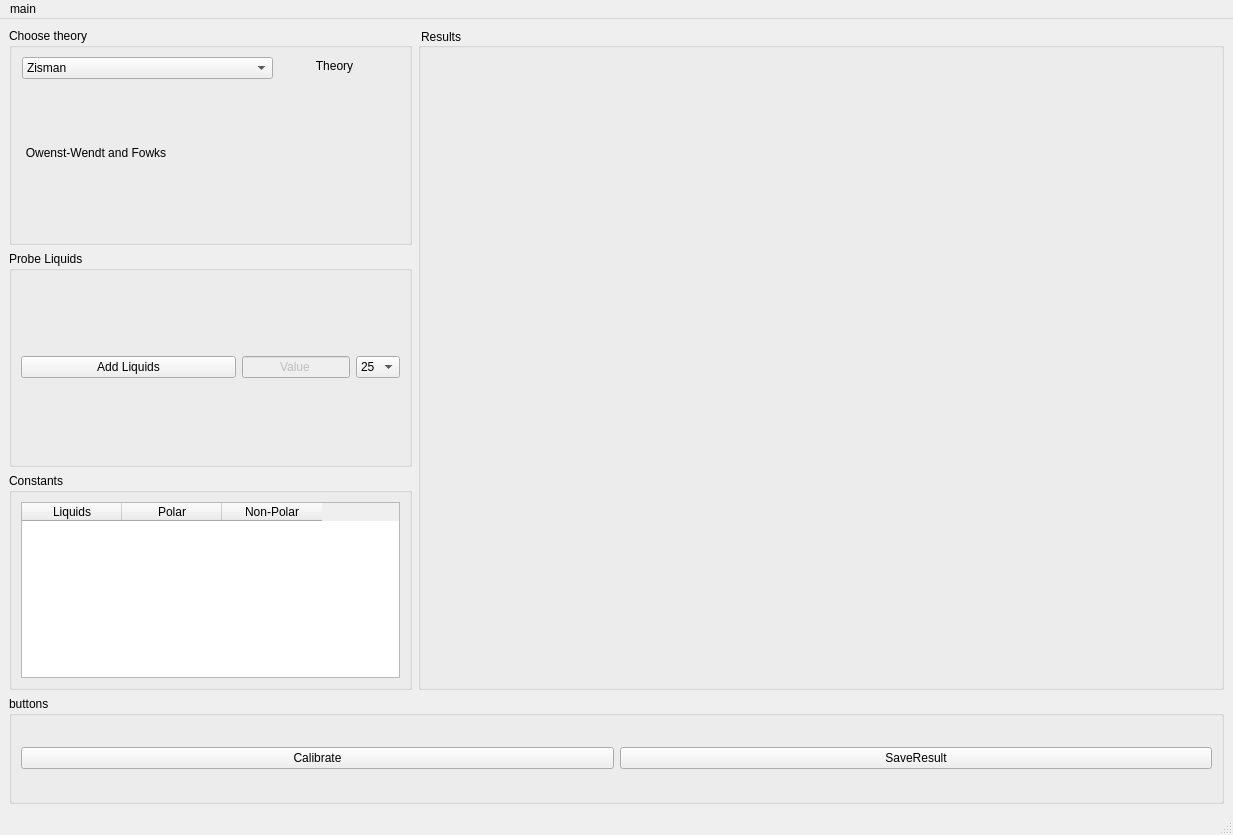
<?xml version="1.0" encoding="UTF-8"?>
<ui version="4.0">
 <class>MainWindow</class>
 <widget class="QMainWindow" name="MainWindow">
  <property name="geometry">
   <rect>
    <x>0</x>
    <y>0</y>
    <width>1233</width>
    <height>835</height>
   </rect>
  </property>
  <property name="windowTitle">
   <string>MainWindow</string>
  </property>
  <property name="styleSheet">
   <string notr="true"/>
  </property>
  <widget class="QWidget" name="centralwidget">
   <layout class="QGridLayout" name="gridLayout_2">
    <item row="0" column="0">
     <layout class="QGridLayout" name="gridLayout" rowstretch="2,2,2,1" columnstretch="2,4">
      <item row="2" column="0">
       <widget class="QGroupBox" name="Constants">
        <property name="title">
         <string>Constants</string>
        </property>
        <layout class="QGridLayout" name="gridLayout_3">
         <item row="0" column="0">
          <widget class="QTableWidget" name="tableWidget">
           <column>
            <property name="text">
             <string>Liquids</string>
            </property>
           </column>
           <column>
            <property name="text">
             <string>Polar</string>
            </property>
           </column>
           <column>
            <property name="text">
             <string>Non-Polar</string>
            </property>
           </column>
          </widget>
         </item>
        </layout>
       </widget>
      </item>
      <item row="0" column="0">
       <widget class="QGroupBox" name="ChooseTheory">
        <property name="sizePolicy">
         <sizepolicy hsizetype="Preferred" vsizetype="Preferred">
          <horstretch>0</horstretch>
          <verstretch>0</verstretch>
         </sizepolicy>
        </property>
        <property name="title">
         <string>Choose theory</string>
        </property>
        <widget class="QLabel" name="pictureLabel">
         <property name="geometry">
          <rect>
           <x>12</x>
           <y>117</y>
           <width>150</width>
           <height>16</height>
          </rect>
         </property>
         <property name="sizePolicy">
          <sizepolicy hsizetype="Preferred" vsizetype="Preferred">
           <horstretch>0</horstretch>
           <verstretch>0</verstretch>
          </sizepolicy>
         </property>
         <property name="text">
          <string>Owenst-Wendt and Fowks</string>
         </property>
         <property name="scaledContents">
          <bool>true</bool>
         </property>
         <property name="alignment">
          <set>Qt::AlignCenter</set>
         </property>
        </widget>
        <widget class="QComboBox" name="theoryCombobox">
         <property name="geometry">
          <rect>
           <x>13</x>
           <y>29</y>
           <width>251</width>
           <height>22</height>
          </rect>
         </property>
         <property name="maxVisibleItems">
          <number>4</number>
         </property>
         <property name="sizeAdjustPolicy">
          <enum>QComboBox::AdjustToContentsOnFirstShow</enum>
         </property>
         <item>
          <property name="text">
           <string extracomment="1 polar">Zisman</string>
          </property>
         </item>
         <item>
          <property name="text">
           <string extracomment="2 polar">van Oss Acid-Base</string>
          </property>
         </item>
         <item>
          <property name="text">
           <string>Owens and Wendt</string>
          </property>
         </item>
         <item>
          <property name="text">
           <string>Fowkes</string>
          </property>
         </item>
        </widget>
        <widget class="QLabel" name="theoryLabel">
         <property name="geometry">
          <rect>
           <x>260</x>
           <y>30</y>
           <width>131</width>
           <height>16</height>
          </rect>
         </property>
         <property name="text">
          <string>Theory</string>
         </property>
         <property name="scaledContents">
          <bool>true</bool>
         </property>
         <property name="alignment">
          <set>Qt::AlignCenter</set>
         </property>
        </widget>
       </widget>
      </item>
      <item row="1" column="0">
       <widget class="QGroupBox" name="ProbeLiquids">
        <property name="title">
         <string>Probe Liquids</string>
        </property>
        <layout class="QGridLayout" name="gridLayout_5" rowstretch="0" columnstretch="5,0,0">
         <property name="sizeConstraint">
          <enum>QLayout::SetMinimumSize</enum>
         </property>
         <item row="0" column="0">
          <widget class="QPushButton" name="addLiquidsButton">
           <property name="text">
            <string>Add Liquids</string>
           </property>
          </widget>
         </item>
         <item row="0" column="1">
          <widget class="QLineEdit" name="valuelineedit">
           <property name="enabled">
            <bool>false</bool>
           </property>
           <property name="mouseTracking">
            <bool>false</bool>
           </property>
           <property name="inputMask">
            <string>Value</string>
           </property>
           <property name="text">
            <string>Value</string>
           </property>
           <property name="alignment">
            <set>Qt::AlignCenter</set>
           </property>
          </widget>
         </item>
         <item row="0" column="2">
          <widget class="QComboBox" name="tempCombobox">
           <property name="currentText">
            <string>25</string>
           </property>
           <property name="currentIndex">
            <number>2</number>
           </property>
           <item>
            <property name="text">
             <string>23</string>
            </property>
           </item>
           <item>
            <property name="text">
             <string>24</string>
            </property>
           </item>
           <item>
            <property name="text">
             <string>25</string>
            </property>
           </item>
           <item>
            <property name="text">
             <string>26</string>
            </property>
           </item>
           <item>
            <property name="text">
             <string>27</string>
            </property>
           </item>
          </widget>
         </item>
        </layout>
       </widget>
      </item>
      <item row="3" column="0" colspan="2">
       <widget class="QGroupBox" name="buttonsbox">
        <property name="title">
         <string>buttons</string>
        </property>
        <layout class="QGridLayout" name="gridLayout_4">
         <item row="0" column="0">
          <widget class="QPushButton" name="pushButton">
           <property name="text">
            <string>Calibrate</string>
           </property>
          </widget>
         </item>
         <item row="0" column="1">
          <widget class="QPushButton" name="pushButton_2">
           <property name="text">
            <string>SaveResult</string>
           </property>
          </widget>
         </item>
        </layout>
       </widget>
      </item>
      <item row="0" column="1" rowspan="3">
       <widget class="QGroupBox" name="plotFrame">
        <property name="layoutDirection">
         <enum>Qt::RightToLeft</enum>
        </property>
        <property name="title">
         <string>Results</string>
        </property>
        <property name="alignment">
         <set>Qt::AlignRight|Qt::AlignTrailing|Qt::AlignVCenter</set>
        </property>
       </widget>
      </item>
     </layout>
    </item>
   </layout>
  </widget>
  <widget class="QMenuBar" name="menubar">
   <property name="geometry">
    <rect>
     <x>0</x>
     <y>0</y>
     <width>1233</width>
     <height>26</height>
    </rect>
   </property>
   <widget class="QMenu" name="menumain">
    <property name="title">
     <string>main</string>
    </property>
   </widget>
   <addaction name="menumain"/>
  </widget>
  <widget class="QStatusBar" name="statusbar"/>
 </widget>
 <resources/>
 <connections>
  <connection>
   <sender>theoryCombobox</sender>
   <signal>currentTextChanged(QString)</signal>
   <receiver>ProbeLiquids</receiver>
   <slot>update()</slot>
   <hints>
    <hint type="sourcelabel">
     <x>122</x>
     <y>78</y>
    </hint>
    <hint type="destinationlabel">
     <x>171</x>
     <y>306</y>
    </hint>
   </hints>
  </connection>
 </connections>
</ui>
